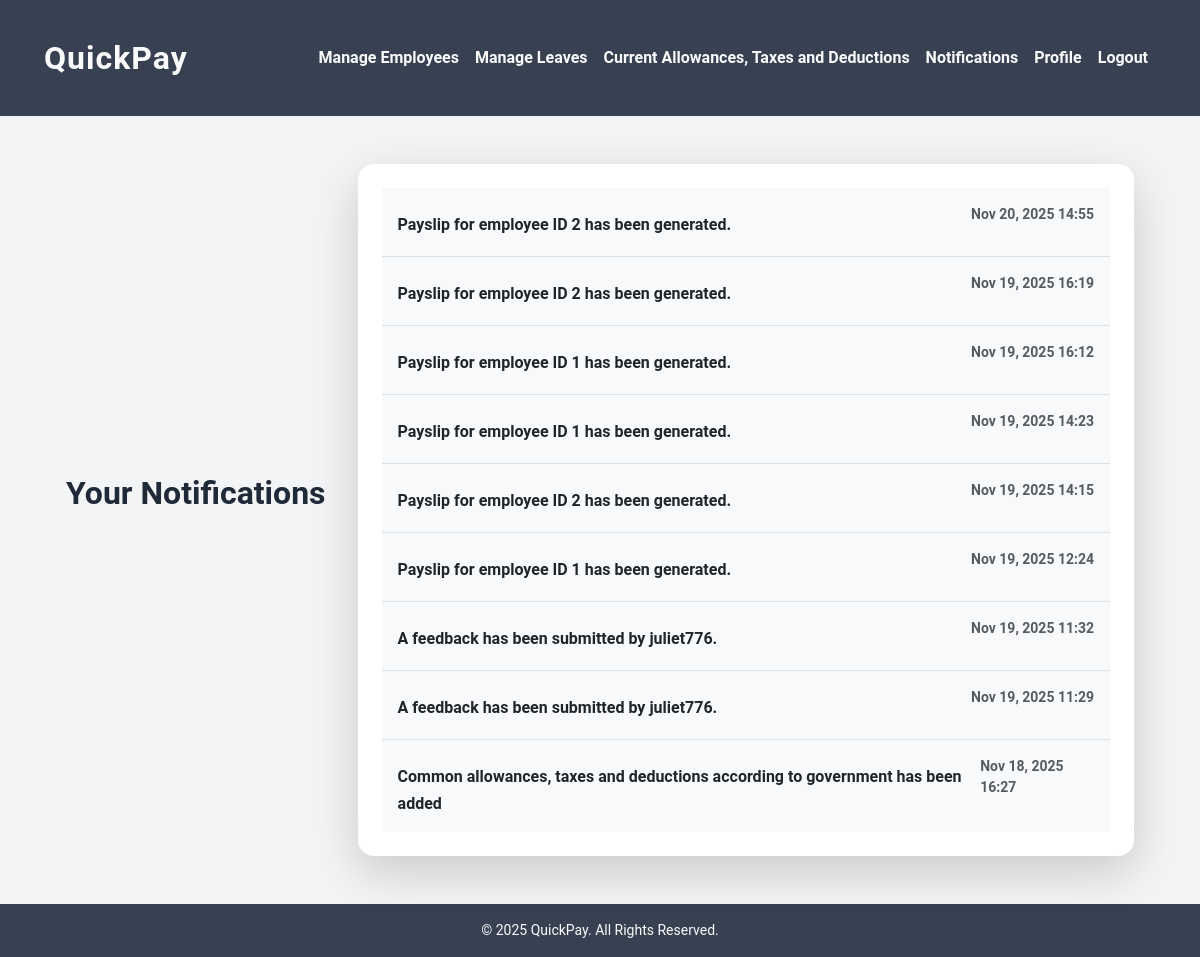
Page /view_notifications (signed in) on the committed database.
### user/models.py (models this page shows, shortened)
class Notification(models.Model):
    user = models.ForeignKey(
        settings.AUTH_USER_MODEL,
        on_delete=models.CASCADE,
        related_name="notifications"
    )
    message = models.TextField(null=False, blank=False)
    created_at = models.DateTimeField(auto_now_add=True)
    is_read = models.BooleanField(default=False)
    class Meta:
        db_table = "notifications"
        ordering = ["-created_at"]

### user/views.py (the view)
# urls.py: path('view_notifications', user.views.view_notifications, name='view_notifications'),
def view_notifications(request):
    notifications = Notification.objects.filter(user=request.user).order_by('-created_at')
    return render(request, 'notifications.html', {'notifications': notifications})

### Templates/notifications.html (shortened to what this page needs)
{% extends 'base.html' %}
{% block content %}
<div class="container mt-5">
    <div class="d-flex justify-content-between align-items-center mb-4">
        <h2 class="fw-bold">
             Your Notifications
        </h2>
    </div>
    {% if notifications %}
    <div class="card shadow-lg border-0 rounded-4">
        <div class="card-body p-4">
            <ul class="list-group list-group-flush">
                {% for note in notifications %}
                <li class="list-group-item d-flex justify-content-between align-items-start py-3
                           {% if not note.is_read %}bg-light fw-semibold{% endif %}">
                    <div class="me-3">
                        {{ note.message }}
                    </div>
                    <small class="text-muted">{{ note.created_at|date:"M d, Y H:i" }}</small>
                </li>
                {% endfor %}
            </ul>
        </div>
    </div>
    {% else %}
    <div class="text-center mt-5">
        <i class="bi bi-bell-slash fs-1 text-secondary"></i>
        <p class="text-muted mt-3">You have no notifications at the moment.</p>
    </div>
    {% endif %}
</div>
{% endblock %}

### static/css/mystyle.css (style rules this page uses)
body { margin: 0; font-family: "Roboto", "Segoe UI", sans-serif; background: #f3f4f6; color: #1f2937; }
.container { display: flex; gap: 2rem; margin: 3rem auto; max-width: 1100px; padding: 0 1rem; }
.card { border-radius: 16px; transition: transform 0.2s ease, box-shadow 0.2s ease; word-wrap: break-word; }
.card { flex: 1; display: flex; flex-direction: column; justify-content: space-between; }

### rows in the picture
Notification: message "Payslip for employee ID 2 has been generated.", created_at "Nov 20, 2025 14:55"
Notification: message "Payslip for employee ID 2 has been generated.", created_at "Nov 19, 2025 16:19"
Notification: message "Payslip for employee ID 1 has been generated.", created_at "Nov 19, 2025 16:12"
Notification: message "Payslip for employee ID 1 has been generated.", created_at "Nov 19, 2025 14:23"
Notification: message "Payslip for employee ID 2 has been generated.", created_at "Nov 19, 2025 14:15"
Notification: message "Payslip for employee ID 1 has been generated.", created_at "Nov 19, 2025 12:24"
Notification: message "A feedback has been submitted by juliet776.", created_at "Nov 19, 2025 11:32"
Notification: message "A feedback has been submitted by juliet776.", created_at "Nov 19, 2025 11:29"
Notification: message "Common allowances, taxes and deductions according to government has been added", created_at "Nov 18, 2025 16:27"
